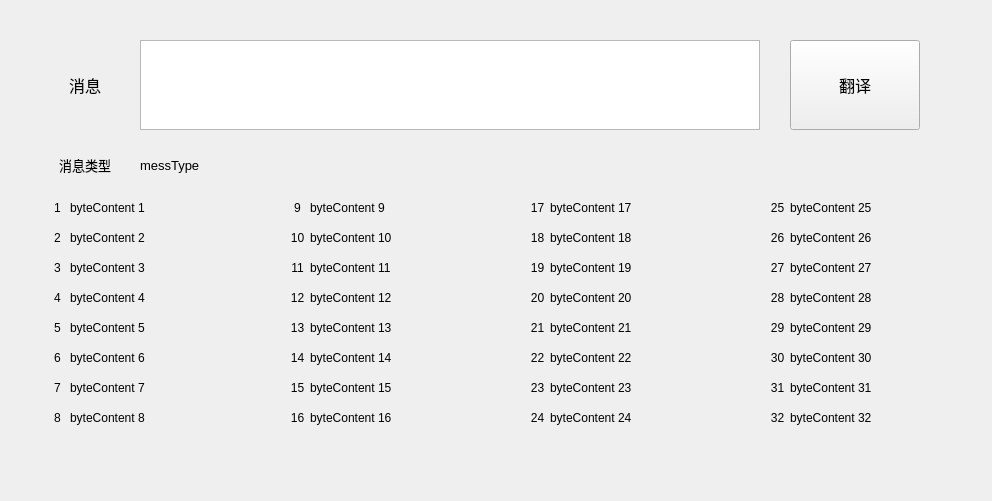
<?xml version="1.0" encoding="UTF-8"?>
<ui version="4.0">
 <class>CodeStreamTranslator</class>
 <widget class="QWidget" name="CodeStreamTranslator">
  <property name="geometry">
   <rect>
    <x>0</x>
    <y>0</y>
    <width>992</width>
    <height>501</height>
   </rect>
  </property>
  <property name="windowTitle">
   <string>CodeStreamTranslator</string>
  </property>
  <widget class="QLabel" name="mess_label">
   <property name="geometry">
    <rect>
     <x>50</x>
     <y>40</y>
     <width>70</width>
     <height>90</height>
    </rect>
   </property>
   <property name="font">
    <font>
     <pointsize>12</pointsize>
    </font>
   </property>
   <property name="text">
    <string>消息</string>
   </property>
   <property name="alignment">
    <set>Qt::AlignCenter</set>
   </property>
  </widget>
  <widget class="QTextEdit" name="messbox_TextEdit">
   <property name="geometry">
    <rect>
     <x>140</x>
     <y>40</y>
     <width>620</width>
     <height>90</height>
    </rect>
   </property>
  </widget>
  <widget class="QPushButton" name="translateButton">
   <property name="geometry">
    <rect>
     <x>790</x>
     <y>40</y>
     <width>130</width>
     <height>90</height>
    </rect>
   </property>
   <property name="font">
    <font>
     <pointsize>12</pointsize>
    </font>
   </property>
   <property name="text">
    <string>翻译</string>
   </property>
  </widget>
  <widget class="QLabel" name="messType_label">
   <property name="geometry">
    <rect>
     <x>50</x>
     <y>150</y>
     <width>70</width>
     <height>30</height>
    </rect>
   </property>
   <property name="font">
    <font>
     <pointsize>10</pointsize>
    </font>
   </property>
   <property name="text">
    <string>消息类型</string>
   </property>
   <property name="alignment">
    <set>Qt::AlignCenter</set>
   </property>
  </widget>
  <widget class="QLabel" name="messTypeContent_label">
   <property name="geometry">
    <rect>
     <x>140</x>
     <y>150</y>
     <width>840</width>
     <height>30</height>
    </rect>
   </property>
   <property name="font">
    <font>
     <pointsize>10</pointsize>
    </font>
   </property>
   <property name="text">
    <string>messType</string>
   </property>
  </widget>
  <widget class="QLabel" name="byte2_Label">
   <property name="geometry">
    <rect>
     <x>50</x>
     <y>230</y>
     <width>15</width>
     <height>16</height>
    </rect>
   </property>
   <property name="text">
    <string>2</string>
   </property>
   <property name="alignment">
    <set>Qt::AlignCenter</set>
   </property>
  </widget>
  <widget class="QLabel" name="byte3_Label">
   <property name="geometry">
    <rect>
     <x>50</x>
     <y>260</y>
     <width>15</width>
     <height>16</height>
    </rect>
   </property>
   <property name="text">
    <string>3</string>
   </property>
   <property name="alignment">
    <set>Qt::AlignCenter</set>
   </property>
  </widget>
  <widget class="QLabel" name="byte6_Label">
   <property name="geometry">
    <rect>
     <x>50</x>
     <y>350</y>
     <width>15</width>
     <height>16</height>
    </rect>
   </property>
   <property name="text">
    <string>6</string>
   </property>
   <property name="alignment">
    <set>Qt::AlignCenter</set>
   </property>
  </widget>
  <widget class="QLabel" name="byte8_Label">
   <property name="geometry">
    <rect>
     <x>50</x>
     <y>410</y>
     <width>15</width>
     <height>16</height>
    </rect>
   </property>
   <property name="text">
    <string>8</string>
   </property>
   <property name="alignment">
    <set>Qt::AlignCenter</set>
   </property>
  </widget>
  <widget class="QLabel" name="byte1_Label">
   <property name="geometry">
    <rect>
     <x>50</x>
     <y>200</y>
     <width>15</width>
     <height>16</height>
    </rect>
   </property>
   <property name="text">
    <string>1</string>
   </property>
   <property name="alignment">
    <set>Qt::AlignCenter</set>
   </property>
  </widget>
  <widget class="QLabel" name="byte7_Label">
   <property name="geometry">
    <rect>
     <x>50</x>
     <y>380</y>
     <width>15</width>
     <height>16</height>
    </rect>
   </property>
   <property name="text">
    <string>7</string>
   </property>
   <property name="alignment">
    <set>Qt::AlignCenter</set>
   </property>
  </widget>
  <widget class="QLabel" name="byte5_Label">
   <property name="geometry">
    <rect>
     <x>50</x>
     <y>320</y>
     <width>15</width>
     <height>16</height>
    </rect>
   </property>
   <property name="text">
    <string>5</string>
   </property>
   <property name="alignment">
    <set>Qt::AlignCenter</set>
   </property>
  </widget>
  <widget class="QLabel" name="byte4_Label">
   <property name="geometry">
    <rect>
     <x>50</x>
     <y>290</y>
     <width>15</width>
     <height>16</height>
    </rect>
   </property>
   <property name="text">
    <string>4</string>
   </property>
   <property name="alignment">
    <set>Qt::AlignCenter</set>
   </property>
  </widget>
  <widget class="QLabel" name="byte19_Label">
   <property name="geometry">
    <rect>
     <x>530</x>
     <y>260</y>
     <width>15</width>
     <height>16</height>
    </rect>
   </property>
   <property name="text">
    <string>19</string>
   </property>
   <property name="alignment">
    <set>Qt::AlignCenter</set>
   </property>
  </widget>
  <widget class="QLabel" name="byteContent_19_Label">
   <property name="geometry">
    <rect>
     <x>550</x>
     <y>260</y>
     <width>190</width>
     <height>16</height>
    </rect>
   </property>
   <property name="text">
    <string>byteContent 19</string>
   </property>
  </widget>
  <widget class="QLabel" name="byteContent_26_Label">
   <property name="geometry">
    <rect>
     <x>790</x>
     <y>230</y>
     <width>190</width>
     <height>16</height>
    </rect>
   </property>
   <property name="text">
    <string>byteContent 26</string>
   </property>
  </widget>
  <widget class="QLabel" name="byte26_Label">
   <property name="geometry">
    <rect>
     <x>770</x>
     <y>230</y>
     <width>15</width>
     <height>16</height>
    </rect>
   </property>
   <property name="text">
    <string>26</string>
   </property>
   <property name="alignment">
    <set>Qt::AlignCenter</set>
   </property>
  </widget>
  <widget class="QLabel" name="byteContent_14_Label">
   <property name="geometry">
    <rect>
     <x>310</x>
     <y>350</y>
     <width>190</width>
     <height>16</height>
    </rect>
   </property>
   <property name="text">
    <string>byteContent 14</string>
   </property>
  </widget>
  <widget class="QLabel" name="byte14_Label">
   <property name="geometry">
    <rect>
     <x>290</x>
     <y>350</y>
     <width>15</width>
     <height>16</height>
    </rect>
   </property>
   <property name="text">
    <string>14</string>
   </property>
   <property name="alignment">
    <set>Qt::AlignCenter</set>
   </property>
  </widget>
  <widget class="QLabel" name="byte20_Label">
   <property name="geometry">
    <rect>
     <x>530</x>
     <y>290</y>
     <width>15</width>
     <height>16</height>
    </rect>
   </property>
   <property name="text">
    <string>20</string>
   </property>
   <property name="alignment">
    <set>Qt::AlignCenter</set>
   </property>
  </widget>
  <widget class="QLabel" name="byteContent_20_Label">
   <property name="geometry">
    <rect>
     <x>550</x>
     <y>290</y>
     <width>190</width>
     <height>16</height>
    </rect>
   </property>
   <property name="text">
    <string>byteContent 20</string>
   </property>
  </widget>
  <widget class="QLabel" name="byte22_Label">
   <property name="geometry">
    <rect>
     <x>530</x>
     <y>350</y>
     <width>15</width>
     <height>16</height>
    </rect>
   </property>
   <property name="text">
    <string>22</string>
   </property>
   <property name="alignment">
    <set>Qt::AlignCenter</set>
   </property>
  </widget>
  <widget class="QLabel" name="byteContent_22_Label">
   <property name="geometry">
    <rect>
     <x>550</x>
     <y>350</y>
     <width>190</width>
     <height>16</height>
    </rect>
   </property>
   <property name="text">
    <string>byteContent 22</string>
   </property>
  </widget>
  <widget class="QLabel" name="byte12_Label">
   <property name="geometry">
    <rect>
     <x>290</x>
     <y>290</y>
     <width>15</width>
     <height>16</height>
    </rect>
   </property>
   <property name="text">
    <string>12</string>
   </property>
   <property name="alignment">
    <set>Qt::AlignCenter</set>
   </property>
  </widget>
  <widget class="QLabel" name="byteContent_12_Label">
   <property name="geometry">
    <rect>
     <x>310</x>
     <y>290</y>
     <width>190</width>
     <height>16</height>
    </rect>
   </property>
   <property name="text">
    <string>byteContent 12</string>
   </property>
  </widget>
  <widget class="QLabel" name="byteContent_15_Label">
   <property name="geometry">
    <rect>
     <x>310</x>
     <y>380</y>
     <width>190</width>
     <height>16</height>
    </rect>
   </property>
   <property name="text">
    <string>byteContent 15</string>
   </property>
  </widget>
  <widget class="QLabel" name="byte15_Label">
   <property name="geometry">
    <rect>
     <x>290</x>
     <y>380</y>
     <width>15</width>
     <height>16</height>
    </rect>
   </property>
   <property name="text">
    <string>15</string>
   </property>
   <property name="alignment">
    <set>Qt::AlignCenter</set>
   </property>
  </widget>
  <widget class="QLabel" name="byte29_Label">
   <property name="geometry">
    <rect>
     <x>770</x>
     <y>320</y>
     <width>15</width>
     <height>16</height>
    </rect>
   </property>
   <property name="text">
    <string>29</string>
   </property>
   <property name="alignment">
    <set>Qt::AlignCenter</set>
   </property>
  </widget>
  <widget class="QLabel" name="byteContent_29_Label">
   <property name="geometry">
    <rect>
     <x>790</x>
     <y>320</y>
     <width>190</width>
     <height>16</height>
    </rect>
   </property>
   <property name="text">
    <string>byteContent 29</string>
   </property>
  </widget>
  <widget class="QLabel" name="byte13_Label">
   <property name="geometry">
    <rect>
     <x>290</x>
     <y>320</y>
     <width>15</width>
     <height>16</height>
    </rect>
   </property>
   <property name="text">
    <string>13</string>
   </property>
   <property name="alignment">
    <set>Qt::AlignCenter</set>
   </property>
  </widget>
  <widget class="QLabel" name="byteContent_13_Label">
   <property name="geometry">
    <rect>
     <x>310</x>
     <y>320</y>
     <width>190</width>
     <height>16</height>
    </rect>
   </property>
   <property name="sizePolicy">
    <sizepolicy hsizetype="Preferred" vsizetype="Ignored">
     <horstretch>0</horstretch>
     <verstretch>0</verstretch>
    </sizepolicy>
   </property>
   <property name="text">
    <string>byteContent 13</string>
   </property>
   <property name="alignment">
    <set>Qt::AlignLeading|Qt::AlignLeft|Qt::AlignVCenter</set>
   </property>
  </widget>
  <widget class="QLabel" name="byte32_Label">
   <property name="geometry">
    <rect>
     <x>770</x>
     <y>410</y>
     <width>15</width>
     <height>16</height>
    </rect>
   </property>
   <property name="text">
    <string>32</string>
   </property>
   <property name="alignment">
    <set>Qt::AlignCenter</set>
   </property>
  </widget>
  <widget class="QLabel" name="byteContent_32_Label">
   <property name="geometry">
    <rect>
     <x>790</x>
     <y>410</y>
     <width>190</width>
     <height>16</height>
    </rect>
   </property>
   <property name="text">
    <string>byteContent 32</string>
   </property>
  </widget>
  <widget class="QLabel" name="byte30_Label">
   <property name="geometry">
    <rect>
     <x>770</x>
     <y>350</y>
     <width>15</width>
     <height>16</height>
    </rect>
   </property>
   <property name="text">
    <string>30</string>
   </property>
   <property name="alignment">
    <set>Qt::AlignCenter</set>
   </property>
  </widget>
  <widget class="QLabel" name="byteContent_30_Label">
   <property name="geometry">
    <rect>
     <x>790</x>
     <y>350</y>
     <width>190</width>
     <height>16</height>
    </rect>
   </property>
   <property name="text">
    <string>byteContent 30</string>
   </property>
  </widget>
  <widget class="QLabel" name="byte11_Label">
   <property name="geometry">
    <rect>
     <x>290</x>
     <y>260</y>
     <width>15</width>
     <height>16</height>
    </rect>
   </property>
   <property name="text">
    <string>11</string>
   </property>
   <property name="alignment">
    <set>Qt::AlignCenter</set>
   </property>
  </widget>
  <widget class="QLabel" name="byteContent_11_Label">
   <property name="geometry">
    <rect>
     <x>310</x>
     <y>260</y>
     <width>190</width>
     <height>16</height>
    </rect>
   </property>
   <property name="text">
    <string>byteContent 11</string>
   </property>
  </widget>
  <widget class="QLabel" name="byteContent_24_Label">
   <property name="geometry">
    <rect>
     <x>550</x>
     <y>410</y>
     <width>190</width>
     <height>16</height>
    </rect>
   </property>
   <property name="text">
    <string>byteContent 24</string>
   </property>
  </widget>
  <widget class="QLabel" name="byte24_Label">
   <property name="geometry">
    <rect>
     <x>530</x>
     <y>410</y>
     <width>15</width>
     <height>16</height>
    </rect>
   </property>
   <property name="text">
    <string>24</string>
   </property>
   <property name="alignment">
    <set>Qt::AlignCenter</set>
   </property>
  </widget>
  <widget class="QLabel" name="byteContent_16_Label">
   <property name="geometry">
    <rect>
     <x>310</x>
     <y>410</y>
     <width>190</width>
     <height>16</height>
    </rect>
   </property>
   <property name="text">
    <string>byteContent 16</string>
   </property>
  </widget>
  <widget class="QLabel" name="byte16_Label">
   <property name="geometry">
    <rect>
     <x>290</x>
     <y>410</y>
     <width>15</width>
     <height>16</height>
    </rect>
   </property>
   <property name="text">
    <string>16</string>
   </property>
   <property name="alignment">
    <set>Qt::AlignCenter</set>
   </property>
  </widget>
  <widget class="QLabel" name="byte31_Label">
   <property name="geometry">
    <rect>
     <x>770</x>
     <y>380</y>
     <width>15</width>
     <height>16</height>
    </rect>
   </property>
   <property name="text">
    <string>31</string>
   </property>
   <property name="alignment">
    <set>Qt::AlignCenter</set>
   </property>
  </widget>
  <widget class="QLabel" name="byteContent_31_Label">
   <property name="geometry">
    <rect>
     <x>790</x>
     <y>380</y>
     <width>190</width>
     <height>16</height>
    </rect>
   </property>
   <property name="text">
    <string>byteContent 31</string>
   </property>
  </widget>
  <widget class="QLabel" name="byte9_Label">
   <property name="geometry">
    <rect>
     <x>290</x>
     <y>200</y>
     <width>15</width>
     <height>16</height>
    </rect>
   </property>
   <property name="text">
    <string>9</string>
   </property>
   <property name="alignment">
    <set>Qt::AlignCenter</set>
   </property>
  </widget>
  <widget class="QLabel" name="byteContent_9_Label">
   <property name="geometry">
    <rect>
     <x>310</x>
     <y>200</y>
     <width>190</width>
     <height>16</height>
    </rect>
   </property>
   <property name="text">
    <string>byteContent 9</string>
   </property>
  </widget>
  <widget class="QLabel" name="byte17_Label">
   <property name="geometry">
    <rect>
     <x>530</x>
     <y>200</y>
     <width>15</width>
     <height>16</height>
    </rect>
   </property>
   <property name="text">
    <string>17</string>
   </property>
   <property name="alignment">
    <set>Qt::AlignCenter</set>
   </property>
  </widget>
  <widget class="QLabel" name="byteContent_17_Label">
   <property name="geometry">
    <rect>
     <x>550</x>
     <y>200</y>
     <width>190</width>
     <height>16</height>
    </rect>
   </property>
   <property name="text">
    <string>byteContent 17</string>
   </property>
  </widget>
  <widget class="QLabel" name="byte25_Label">
   <property name="geometry">
    <rect>
     <x>770</x>
     <y>200</y>
     <width>15</width>
     <height>16</height>
    </rect>
   </property>
   <property name="text">
    <string>25</string>
   </property>
   <property name="alignment">
    <set>Qt::AlignCenter</set>
   </property>
  </widget>
  <widget class="QLabel" name="byteContent_25_Label">
   <property name="geometry">
    <rect>
     <x>790</x>
     <y>200</y>
     <width>190</width>
     <height>16</height>
    </rect>
   </property>
   <property name="text">
    <string>byteContent 25</string>
   </property>
  </widget>
  <widget class="QLabel" name="byte21_Label">
   <property name="geometry">
    <rect>
     <x>530</x>
     <y>320</y>
     <width>15</width>
     <height>16</height>
    </rect>
   </property>
   <property name="text">
    <string>21</string>
   </property>
   <property name="alignment">
    <set>Qt::AlignCenter</set>
   </property>
  </widget>
  <widget class="QLabel" name="byteContent_21_Label">
   <property name="geometry">
    <rect>
     <x>550</x>
     <y>320</y>
     <width>190</width>
     <height>16</height>
    </rect>
   </property>
   <property name="text">
    <string>byteContent 21</string>
   </property>
  </widget>
  <widget class="QLabel" name="byteContent_23_Label">
   <property name="geometry">
    <rect>
     <x>550</x>
     <y>380</y>
     <width>190</width>
     <height>16</height>
    </rect>
   </property>
   <property name="text">
    <string>byteContent 23</string>
   </property>
  </widget>
  <widget class="QLabel" name="byte23_Label">
   <property name="geometry">
    <rect>
     <x>530</x>
     <y>380</y>
     <width>15</width>
     <height>16</height>
    </rect>
   </property>
   <property name="text">
    <string>23</string>
   </property>
   <property name="alignment">
    <set>Qt::AlignCenter</set>
   </property>
  </widget>
  <widget class="QLabel" name="byte10_Label">
   <property name="geometry">
    <rect>
     <x>290</x>
     <y>230</y>
     <width>15</width>
     <height>16</height>
    </rect>
   </property>
   <property name="text">
    <string>10</string>
   </property>
   <property name="alignment">
    <set>Qt::AlignCenter</set>
   </property>
  </widget>
  <widget class="QLabel" name="byteContent_10_Label">
   <property name="geometry">
    <rect>
     <x>310</x>
     <y>230</y>
     <width>190</width>
     <height>16</height>
    </rect>
   </property>
   <property name="text">
    <string>byteContent 10</string>
   </property>
  </widget>
  <widget class="QLabel" name="byte18_Label">
   <property name="geometry">
    <rect>
     <x>530</x>
     <y>230</y>
     <width>15</width>
     <height>16</height>
    </rect>
   </property>
   <property name="text">
    <string>18</string>
   </property>
   <property name="alignment">
    <set>Qt::AlignCenter</set>
   </property>
  </widget>
  <widget class="QLabel" name="byteContent_18_Label">
   <property name="geometry">
    <rect>
     <x>550</x>
     <y>230</y>
     <width>190</width>
     <height>16</height>
    </rect>
   </property>
   <property name="text">
    <string>byteContent 18</string>
   </property>
  </widget>
  <widget class="QLabel" name="byte28_Label">
   <property name="geometry">
    <rect>
     <x>770</x>
     <y>290</y>
     <width>15</width>
     <height>16</height>
    </rect>
   </property>
   <property name="text">
    <string>28</string>
   </property>
   <property name="alignment">
    <set>Qt::AlignCenter</set>
   </property>
  </widget>
  <widget class="QLabel" name="byteContent_28_Label">
   <property name="geometry">
    <rect>
     <x>790</x>
     <y>290</y>
     <width>190</width>
     <height>16</height>
    </rect>
   </property>
   <property name="text">
    <string>byteContent 28</string>
   </property>
  </widget>
  <widget class="QLabel" name="byte27_Label">
   <property name="geometry">
    <rect>
     <x>770</x>
     <y>260</y>
     <width>15</width>
     <height>16</height>
    </rect>
   </property>
   <property name="text">
    <string>27</string>
   </property>
   <property name="alignment">
    <set>Qt::AlignCenter</set>
   </property>
  </widget>
  <widget class="QLabel" name="byteContent_27_Label">
   <property name="geometry">
    <rect>
     <x>790</x>
     <y>260</y>
     <width>190</width>
     <height>16</height>
    </rect>
   </property>
   <property name="text">
    <string>byteContent 27</string>
   </property>
  </widget>
  <widget class="QLabel" name="byteContent_5_Label">
   <property name="geometry">
    <rect>
     <x>70</x>
     <y>320</y>
     <width>190</width>
     <height>16</height>
    </rect>
   </property>
   <property name="text">
    <string>byteContent 5</string>
   </property>
  </widget>
  <widget class="QLabel" name="byteContent_6_Label">
   <property name="geometry">
    <rect>
     <x>70</x>
     <y>350</y>
     <width>190</width>
     <height>16</height>
    </rect>
   </property>
   <property name="text">
    <string>byteContent 6</string>
   </property>
  </widget>
  <widget class="QLabel" name="byteContent_3_Label">
   <property name="geometry">
    <rect>
     <x>70</x>
     <y>260</y>
     <width>190</width>
     <height>16</height>
    </rect>
   </property>
   <property name="text">
    <string>byteContent 3</string>
   </property>
  </widget>
  <widget class="QLabel" name="byteContent_4_Label">
   <property name="geometry">
    <rect>
     <x>70</x>
     <y>290</y>
     <width>190</width>
     <height>16</height>
    </rect>
   </property>
   <property name="text">
    <string>byteContent 4</string>
   </property>
  </widget>
  <widget class="QLabel" name="byteContent_8_Label">
   <property name="geometry">
    <rect>
     <x>70</x>
     <y>410</y>
     <width>190</width>
     <height>16</height>
    </rect>
   </property>
   <property name="text">
    <string>byteContent 8</string>
   </property>
  </widget>
  <widget class="QLabel" name="byteContent_7_Label">
   <property name="geometry">
    <rect>
     <x>70</x>
     <y>380</y>
     <width>190</width>
     <height>16</height>
    </rect>
   </property>
   <property name="text">
    <string>byteContent 7</string>
   </property>
  </widget>
  <widget class="QLabel" name="byteContent_1_Label">
   <property name="geometry">
    <rect>
     <x>70</x>
     <y>200</y>
     <width>190</width>
     <height>16</height>
    </rect>
   </property>
   <property name="sizePolicy">
    <sizepolicy hsizetype="Preferred" vsizetype="Preferred">
     <horstretch>0</horstretch>
     <verstretch>0</verstretch>
    </sizepolicy>
   </property>
   <property name="text">
    <string>byteContent 1</string>
   </property>
   <property name="alignment">
    <set>Qt::AlignLeading|Qt::AlignLeft|Qt::AlignVCenter</set>
   </property>
  </widget>
  <widget class="QLabel" name="byteContent_2_Label">
   <property name="geometry">
    <rect>
     <x>70</x>
     <y>230</y>
     <width>190</width>
     <height>16</height>
    </rect>
   </property>
   <property name="text">
    <string>byteContent 2</string>
   </property>
  </widget>
 </widget>
 <resources/>
 <connections/>
</ui>
